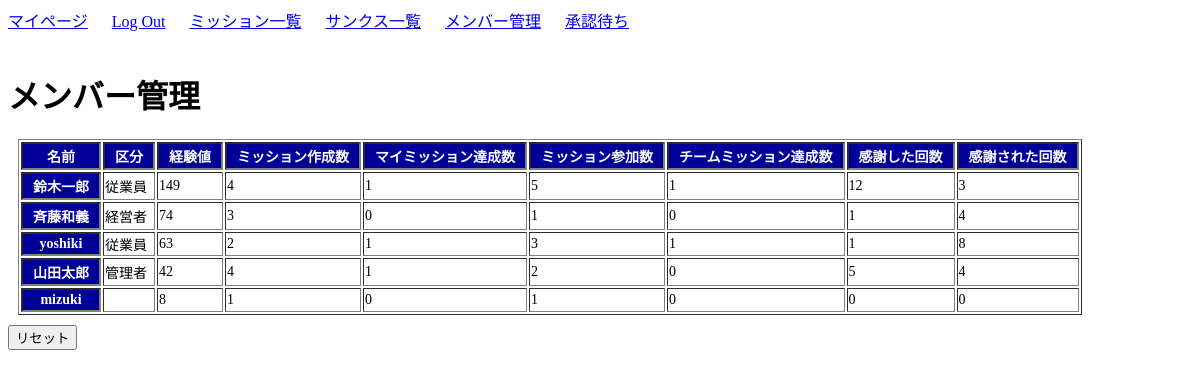
The page /management/ (signed in) on the database as committed earlier.
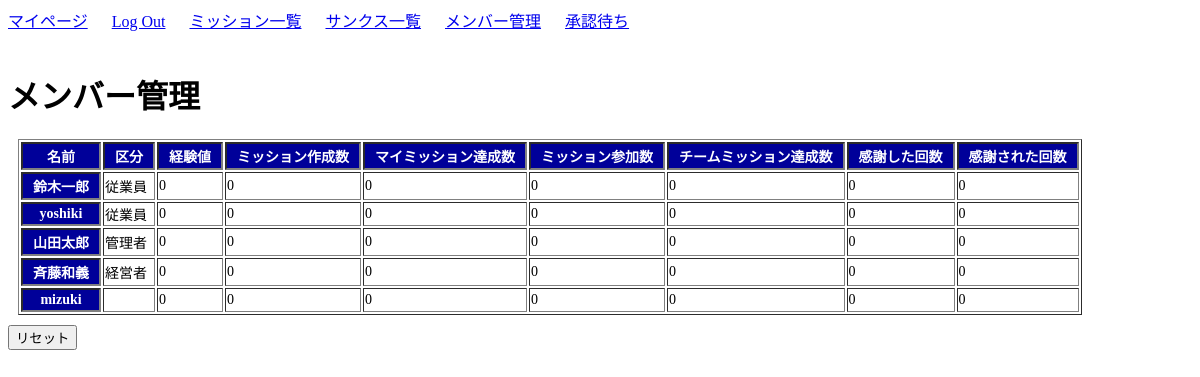
The same page on the database as committed later.
### user/models.py (models this page shows, shortened)
class Profile(models.Model):
    user = models.OneToOneField(User, on_delete=models.CASCADE)
    kubun = models.CharField(verbose_name='区分',
                             max_length=2,
                             choices=KUBUN_CHOICES,
                             blank=True)
    exp_total = models.IntegerField(verbose_name='経験値', default=10)
    mission_create_count = models.IntegerField(default=0)  # ミッション作成回数
    my_success_count = models.IntegerField(default=0)      # 自ら作成したミッションの達成数
    join_count = models.IntegerField(default=0)            # ミッション参加回数
    team_success_count = models.IntegerField(default=0)    # 参加したミッションの達成回数
    thanks_count = models.IntegerField(default=0)          # 感謝した回数
    thanked_count = models.IntegerField(default=0)         # 感謝された回数

### user/views.py (the view)
# urls.py: path('management/', views.management, name='management'),
def management(request):
    all_profile_ = Profile.objects.all()
    all_profile = sorted(all_profile_, key=lambda x: x.exp_total, reverse=True)
    contents = {
        'all_profile': all_profile,
        'profile': Profile.objects.get(user=request.user)
        }
    return render(request, 'user/management.html', contents)

### user/templates/user/management.html (shortened to what this page needs)
{% extends 'mission/base.html' %}
{% block body %}
<br>
<br>
<h1>メンバー管理</h1>
<table border="1">
    <tr>
        <th>名前</th><th>区分</th><th>経験値</th>
        <th>ミッション作成数</th><th>マイミッション達成数</th><th>ミッション参加数</th>
        <th>チームミッション達成数</th><th>感謝した回数</th><th>感謝された回数</th>
    </tr>
    {% for profile in all_profile %}
    <tr>
        <th>{{ profile.user.username }}</th><td>{{ profile.get_kubun_display }}</td><td>{{ profile.exp_total }}</td>
        <td>{{ profile.mission_create_count }}</td><td>{{ profile.my_success_count }}</td><td>{{ profile.join_count }}</td>
        <td>{{ profile.team_success_count }}</td><td>{{ profile.thanks_count }}</td><td>{{ profile.thanked_count }}</td>
    </tr>
    {% endfor %}
</table>
<form action="{% url 'reset' %}">
    <input type="submit" value="リセット">
</form>
{% endblock body %}

### mission/templates/mission/base.html (shortened to what this page needs)
{% load static %}
<!DOCTYPE html>
<html>
<head>
    <link rel="stylesheet" type="text/css" href="{% static 'mission/css/style.css' %}">
</head>
<body>
    <a href="{% url 'expmain' %}">マイページ</a>
    <a>&emsp;</a>
    {% if user.is_authenticated %}
        <a href="{% url 'logout' %}">Log Out</a>
        <a>&emsp;</a>
        <a href="{% url 'mission-home' %}">ミッション一覧</a>
        <a>&emsp;</a>
        <a href="{% url 'thanks-list' %}">サンクス一覧</a>
        <a>&emsp;</a>
        {% if profile.get_kubun_display == '経営者' or profile.get_kubun_display == '管理者' %}
            <a href="{% url 'management' %}">メンバー管理</a>
            <a>&emsp;</a>
            <a href="{% url 'mission-waiting' %}">承認待ち</a>
            <a>&emsp;</a>
        {% endif %}
    {% else %}
        <a href="{% url 'login' %}">Log In</a>
        <a>&emsp;</a>
        <a href="{% url 'signup' %}">Sign Up</a>
    {% endif %}
    {% block body %}
    {% endblock body %}
</body>
</html>

### mission/static/mission/css/style.css (style rules this page uses)
table { margin: 10px; font-size: 14px; }
table tr th { background-color: #009; color: white; padding: 2px 10px; border-width: 2px; }

Rows that differ between the two databases and show on the page:
changed Profile "鈴木一郎": exp_total "149" → "0"; mission_create_count "4" → "0"; my_success_count "1" → "0"; join_count "5" → "0"; team_success_count "1" → "0"; thanks_count "12" → "0"; thanked_count "3" → "0"
changed Profile "yoshiki": exp_total "63" → "0"; mission_create_count "2" → "0"; my_success_count "1" → "0"; join_count "3" → "0"; team_success_count "1" → "0"; thanks_count "1" → "0"; thanked_count "8" → "0"
changed Profile "管理者": exp_total "42" → "0"; mission_create_count "4" → "0"; my_success_count "1" → "0"; join_count "2" → "0"; thanks_count "5" → "0"; thanked_count "4" → "0"
changed Profile "経営者": exp_total "74" → "0"; mission_create_count "3" → "0"; join_count "1" → "0"; thanks_count "1" → "0"; thanked_count "4" → "0"; moves down the list
changed Profile "mizuki": exp_total "8" → "0"; mission_create_count "1" → "0"; join_count "1" → "0"
